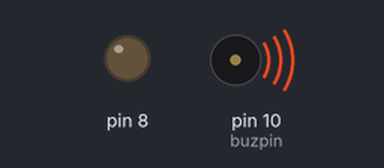
A sketch run on a simulated Arduino Uno, built with avr-gcc and run on an emulated ATmega328P. Parts: output pins drawn as LEDs (lit = HIGH), buzzer (waves = sounding).

Above: at 0.3 s.
At 5.8 s:
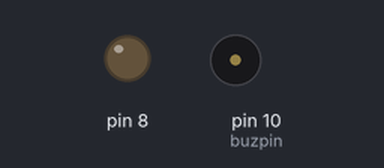
Timing chart, 0 to 8.9 s (numbered marks = the images above):
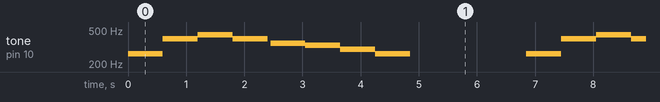

Measured:
- by itself, tone on pin 10 (buzpin): repeats every 6.9 s: 396 Hz 0.60 s, 440 Hz 0.60 s, 396 Hz 0.60 s, silent 0.05 s, 352 Hz 0.60 s, 330 Hz 0.60 s, 297 Hz 0.60 s, 264 Hz 0.60 s, silent 2.0 s, 264 Hz 0.60 s

The sketch:

Basuri.ino
```cpp
/*************************************
 * Program : Project 52. Keyboard piano
 * Input   : 8 Tombol push
 * Output  : BUZZER
 * 125 Proyek Arduino Inkubatek
 * www.tokotronik.com
 * ***********************************/
#include "ToneDef.h"

void setup(){
  pinMode(8,OUTPUT);
  digitalWrite(8,LOW);

  pinMode(buzpin, OUTPUT);
}

void loop(){
//  ketiga();
//  delay(2000);
//  kedua();
//  delay(2000);
  kesatu();
  delay(2000);

//  bshark();
//  delay(2000);
//sumur();
//delay(1000);
//basuriV1();
//delay(1000);
//ale2();
//delay(1000);

}
void ketiga(){
  empat(300,0);empat(300,0);satu(300,0);satu(300,0);dua(300,0);dua(300,0);satu(500,50);enam(300,0);enam(300,0);lima(300,0);lima(300,0);empat(600,0);
}

void kedua(){
  tiga(200,0);tiga(300,0);dua(200,0);dua(300,0);satu(200,0);satu(300,0);satu(200,0);satu(300,0);
  tiga(200,0);tiga(300,0);lima(200,0);enam(300,0);tiga(200,0);tiga(300,0);tiga(200,0);satu(300,0);
}

void kesatu(){
  satu(300,0);satu(300,0);lima(300,0);lima(300,0);enam(300,0);enam(300,0);lima(600,50);
  empat(300,0);empat(300,0);tiga(300,0);tiga(300,0);dua(300,0);dua(300,0);satu(600,0);
}

void bshark(){
  dua(600,0);tiga(600,10);lima(200,0); lima(300,30);lima(100,0);lima(100,20);lima(100,0);lima(200,200);
}
void sumur(){
  satu(300,0);satu(300,0);enam(300,0);lima(600,200);empat(300,50);tiga(300,50);dua(500,50);satu(1000,0);
}

void basuriV1(){
  satu(300,0);tiga(300,0);dua(300,0);tiga(300,0);lima(300,0);tiga(300,0);dua(300,0);tiga(300,0);
  satu(300,0);tiga(300,0);dua(300,0);tiga(300,0);lima(300,0);tiga(300,0);dua(300,0);tiga(300,0);
  satu(300,0);tiga(300,0);dua(300,0);tiga(300,0);lima(300,0);tiga(300,0);dua(300,0);tiga(300,0);


  satu(300,0);satu(300,0);tiga(300,0);tiga(300,0);dua(300,0);dua(300,0);tiga(300,0);tiga(300,0);
  satu(300,0);satu(300,0);tiga(300,0);tiga(300,0);dua(300,0);dua(300,0);tiga(300,0);tiga(300,0);
}

void ale2 (){
  dua(300,0);tiga(300,0);dua(300,0);empat(300,0);dua(300,0);tiga(300,0);satu(300,0);dua(300,0);satu(300,0);tiga(300,0);
  dua(300,0);empat(300,0);dua(300,0);tiga(300,0);satu(300,0);dua(300,0);satu(300,0);tiga(300,0);dua(300,0);
  enam(150,0);lima(150,0);enam(150,0);lima(150,0);enam(150,0);lima(150,0);
  enam(150,0);lima(150,0);enam(150,0);lima(150,0);enam(150,0);lima(150,0);
  empat(300,0);tiga(300,0);satu(300,0);dua(300,0);
  empat(200,0);tiga(200,0);empat(300,0);tiga(150,0);empat(150,0);tiga(300,0);

  empat(150,0);tiga(150,0);empat(300,0);tiga(150,0);empat(150,0);tiga(150,0);  dua(300,0);satu(300,0);
}
```

Misc.ino
```cpp
//
//  satu(300,0);
//  satu(300,0);
//  tiga(300,0);
//  tiga(300,0);
//  lima(300,0);
//  lima(300,0);
//  satu(1000,100);
//  dua(1000,100);
//  tiga(1000,100);
//  empat(1000,100);
//  lima(1000,100);
//  enam(1000,100);
//  tujuh(1000,100);
//  delapan(1000,100);


/*
 *
  if(digitalRead(2)==LOW) tone(buzpin,264); //1
  else if(digitalRead(3)==LOW) tone(buzpin,297);  //Re
  else if(digitalRead(4)==LOW) tone(buzpin,330);  //Mi
  else if(digitalRead(5)==LOW) tone(buzpin,352);  //Fa
  else if(digitalRead(6)==LOW) tone(buzpin,396);  //Sol
  else if(digitalRead(7)==LOW) tone(buzpin,440);  //La
  else if(digitalRead(8)==LOW) tone(buzpin,495);  //Si
  else if(digitalRead(9)==LOW) tone(buzpin,528);  //Do
  else noTone(10);
 */
```

ToneDef.h
```cpp
 uint8_t buzpin = 10;

void satu(int on, int off){
  tone(buzpin,264);
  delay(on);
  noTone(buzpin);
  delay(off);}
void dua(int on, int off){
  tone(buzpin,297);
  delay(on);
  noTone(buzpin);
  delay(off);}  //Re
void tiga(int on, int off){
  tone(buzpin,330);
  delay(on);
  noTone(buzpin);
  delay(off);}  //Mi
void empat(int on, int off){
  tone(buzpin,352);
  delay(on);
  noTone(buzpin);
  delay(off);}  //Fa
void lima(int on, int off){
  tone(buzpin,396);
  delay(on);
  noTone(buzpin);
  delay(off);} //Sol
void enam(int on, int off){
  tone(buzpin,440);
  delay(on);
  noTone(buzpin);
  delay(off);}  //La
void tujuh(int on, int off){
  tone(buzpin,495);
  delay(on);
  noTone(buzpin);
  delay(off);}  //Si
void delapan(int on, int off){
  tone(buzpin,528);
  delay(on);
  noTone(buzpin);
  delay(off);} //12
void notone() { noTone(buzpin); }
```
